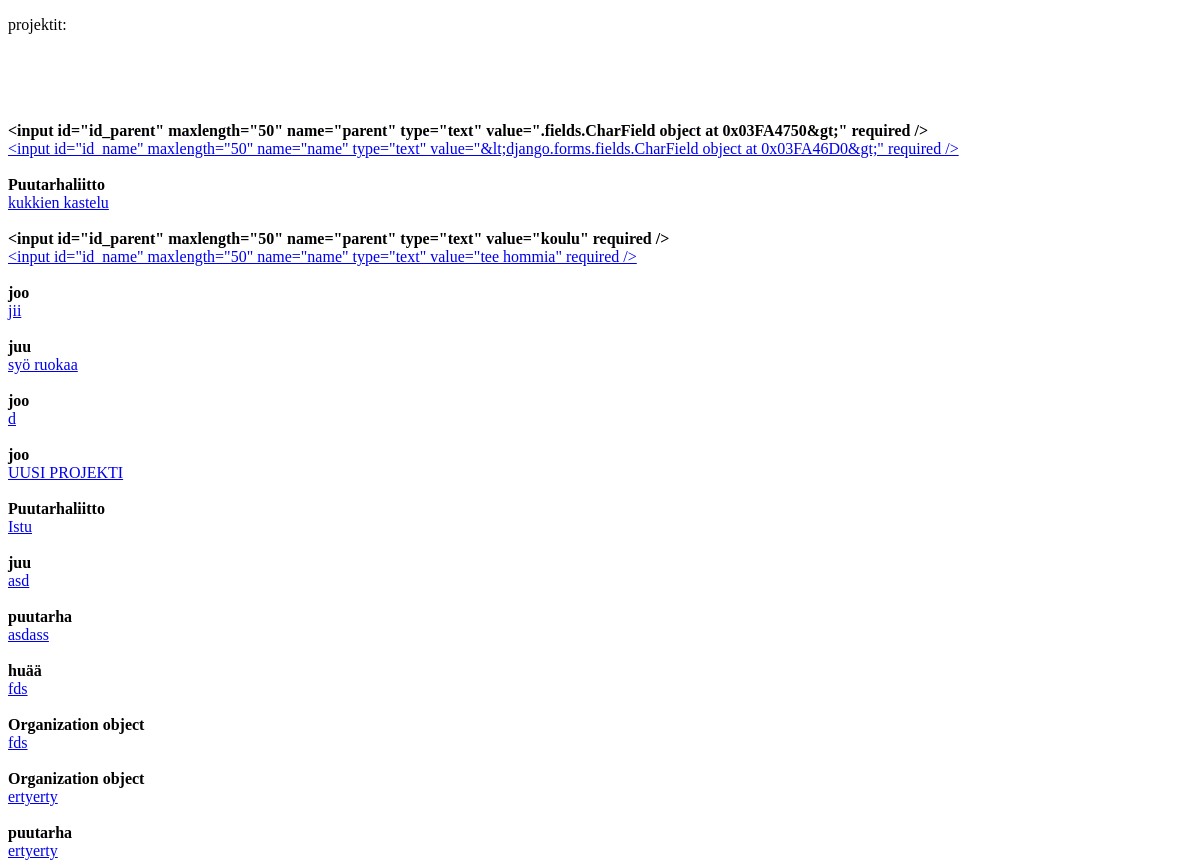
Before: /projects with the older database file.
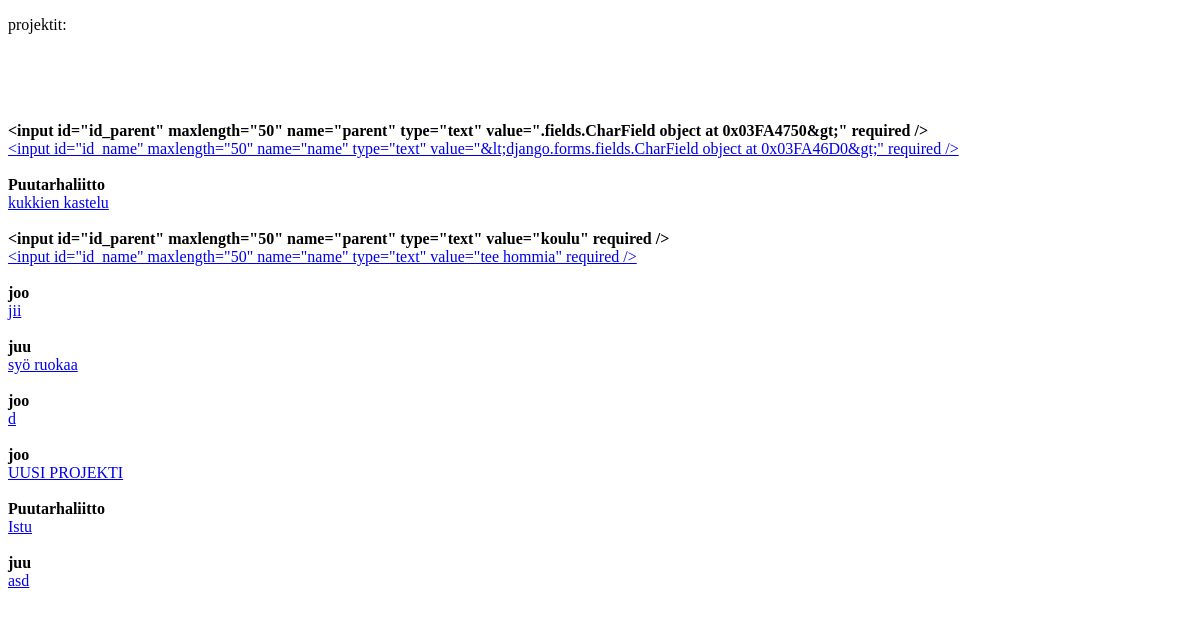
After: the same page with the newer database file.
### portfolio_manager/models.py (models this page shows, shortened)
class Project (models.Model):
  name = models.CharField(max_length=50)
  parent = models.ForeignKey('Organization', null=True,on_delete=models.CASCADE)
  history = HistoricalRecords()

class Organization (models.Model):
  name = models.CharField(max_length=50, primary_key=True)
  history = HistoricalRecords()

### portfolio_manager/views.py (the view)
# urls.py: url(r'^projects$', views.projects, name='projects'),
def projects(request):
    projects_all = Project.objects.all()
    return render(request, 'projects.html', {'projects': projects_all})

### portfolio_manager/templates/projects.html (shortened to what this page needs)
<!DOCTYPE html>
<html>
<head>
</head>
<body>
<p>
  projektit:
</p>
<br /><br />
  <div>
      {% for project in projects %}
        <b><br /><br />
            {{ project.parent.name }}
        </b><br />
      <a href="{% url 'show_project' project.pk %}">{{ project.name }}</a>
      {% endfor %}
  </div>
</body>
</html>

Changed rows visible on the page:
removed Project: parent.name "puutarha", name "asdass"
removed Project: parent.name "huää", name "fds"
removed Project: parent.name "Organization object", name "fds"
removed Project: parent.name "Organization object", name "ertyerty"
removed Project: parent.name "puutarha", name "ertyerty"
